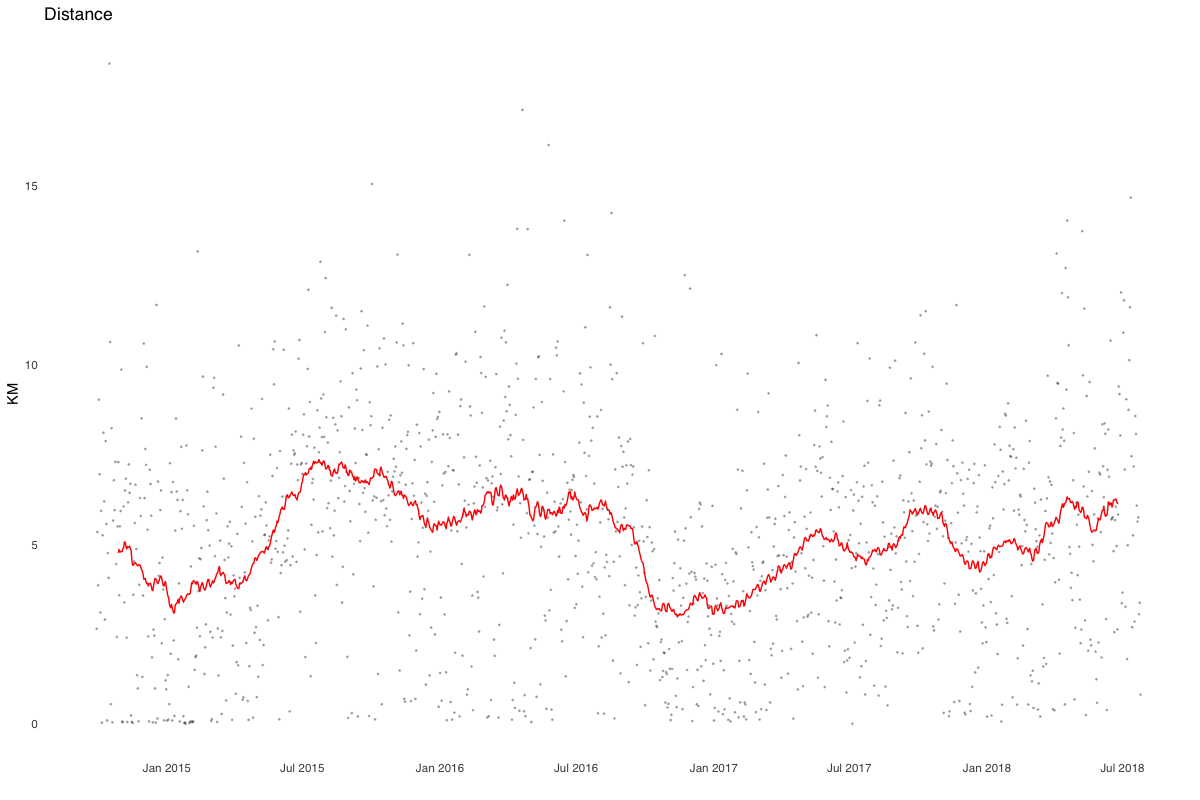

Write R code to recreate this figure.
library(tidyverse)
library(scales)
library(ggthemes)
library(zoo)

Data <- read.csv("data/multiple-daily-metrics.csv")
Data$date <- as.Date(Data$start, format = "%d-%b-%Y")
Data$distance_km <- as.numeric(Data$distance_km)
Data$distance_km_ma <- rollmean(Data$distance_km, k = 30, fill = NA)

Data %>% 
  ggplot() +
    geom_point(aes(date, distance_km), alpha = 0.25, size = 0.25) +
    geom_line(aes(date, distance_km_ma), color = 'red') +
    scale_x_date(breaks = date_breaks("6 months"),
                 labels = date_format("%b %Y")) +
    labs(title = "Distance", x = "", y = "KM", color = "Type") + 
    theme_tufte(base_family = "Helvetica", ticks=FALSE) +
    scale_colour_few()
